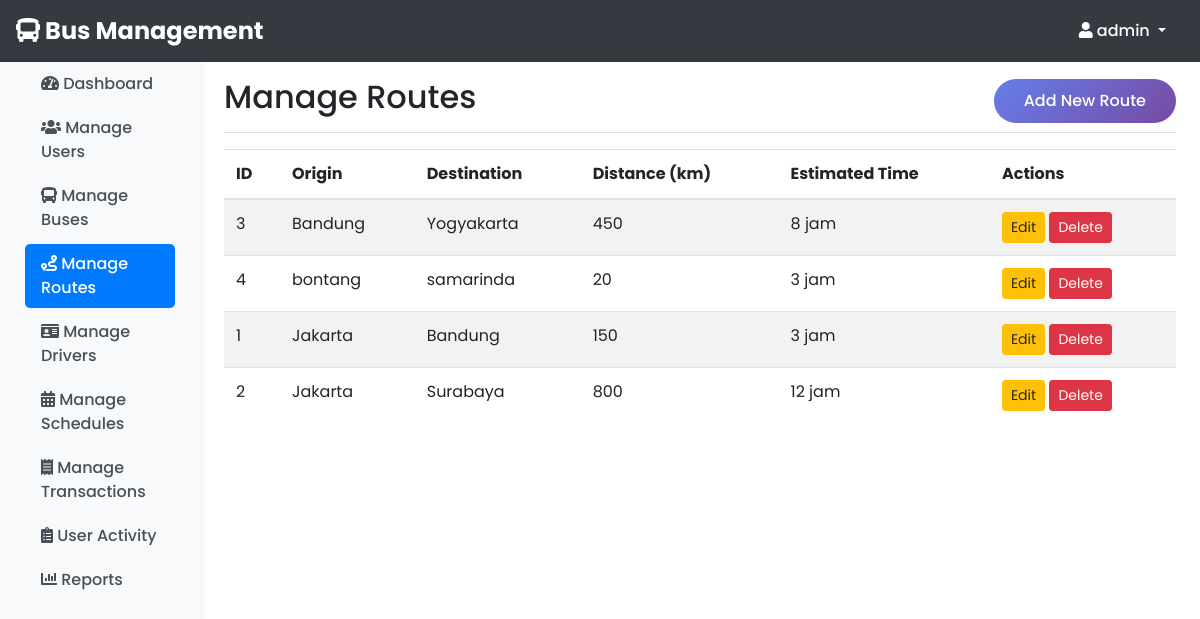
The page /admin/manage_routes.php (signed in) on the database its author committed.
### tables this page shows
CREATE TABLE `routes` (
  `id` int(11) NOT NULL,
  `origin` varchar(100) NOT NULL,
  `destination` varchar(100) NOT NULL,
  `distance_km` int(11) NOT NULL,
  `estimated_time` varchar(20) NOT NULL
);

### admin/manage_routes.php (the view, shortened to what this page needs)
<?php
require '../includes/header.php';
$conn = getConnection();
$result = $conn->query("SELECT * FROM routes ORDER BY origin, destination");
?>
<div class="container-fluid">
    <div class="row">
        <?php include '../includes/admin_sidebar.php'; ?>
        <main role="main" class="col-md-9 ml-sm-auto col-lg-10 px-4">
            <div class="d-flex justify-content-between flex-wrap flex-md-nowrap align-items-center pt-3 pb-2 mb-3 border-bottom">
                <h1 class="h2">Manage Routes</h1>
                <a href="add_route.php" class="btn btn-primary">Add New Route</a>
            </div>
            <div class="table-responsive">
                <table class="table table-striped">
                    <thead>
                        <tr>
                            <th>ID</th>
                            <th>Origin</th>
                            <th>Destination</th>
                            <th>Distance (km)</th>
                            <th>Estimated Time</th>
                            <th>Actions</th>
                        </tr>
                    </thead>
                    <tbody>
                        <?php while ($route = $result->fetch_assoc()): ?>
                            <tr>
                                <td><?= $route['id'] ?></td>
                                <td><?= $route['origin'] ?></td>
                                <td><?= $route['destination'] ?></td>
                                <td><?= $route['distance_km'] ?></td>
                                <td><?= $route['estimated_time'] ?></td>
                                <td>
                                    <a href="edit_route.php?id=<?= $route['id'] ?>" class="btn btn-warning btn-sm">Edit</a>
                                    <a href="manage_routes.php?delete_id=<?= $route['id'] ?>"
                                       class="btn btn-danger btn-sm delete-confirm">Delete</a>
                                </td>
                            </tr>
                        <?php endwhile; ?>
                    </tbody>
                </table>
            </div>
        </main>
    </div>
</div>
<?php
require '../includes/footer.php';
?>

### rows shown on the page
routes: id "3", origin "Bandung", destination "Yogyakarta", distance_km "450", estimated_time "8 jam"
routes: id "4", origin "bontang", destination "samarinda", distance_km "20", estimated_time "3 jam"
routes: id "1", origin "Jakarta", destination "Bandung", distance_km "150", estimated_time "3 jam"
routes: id "2", origin "Jakarta", destination "Surabaya", distance_km "800", estimated_time "12 jam"

### other values the page prints
$_SESSION['username'] "admin"
